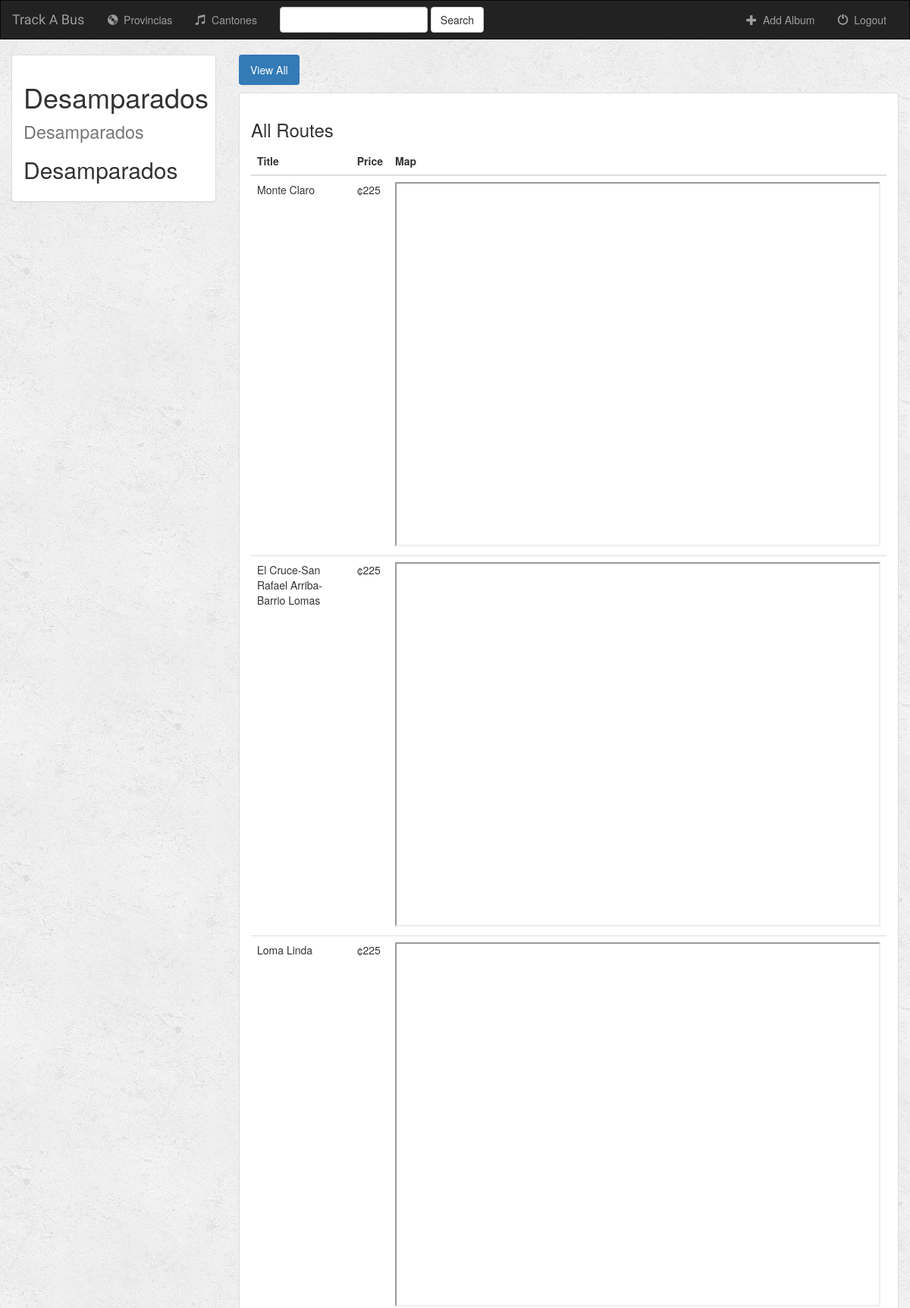
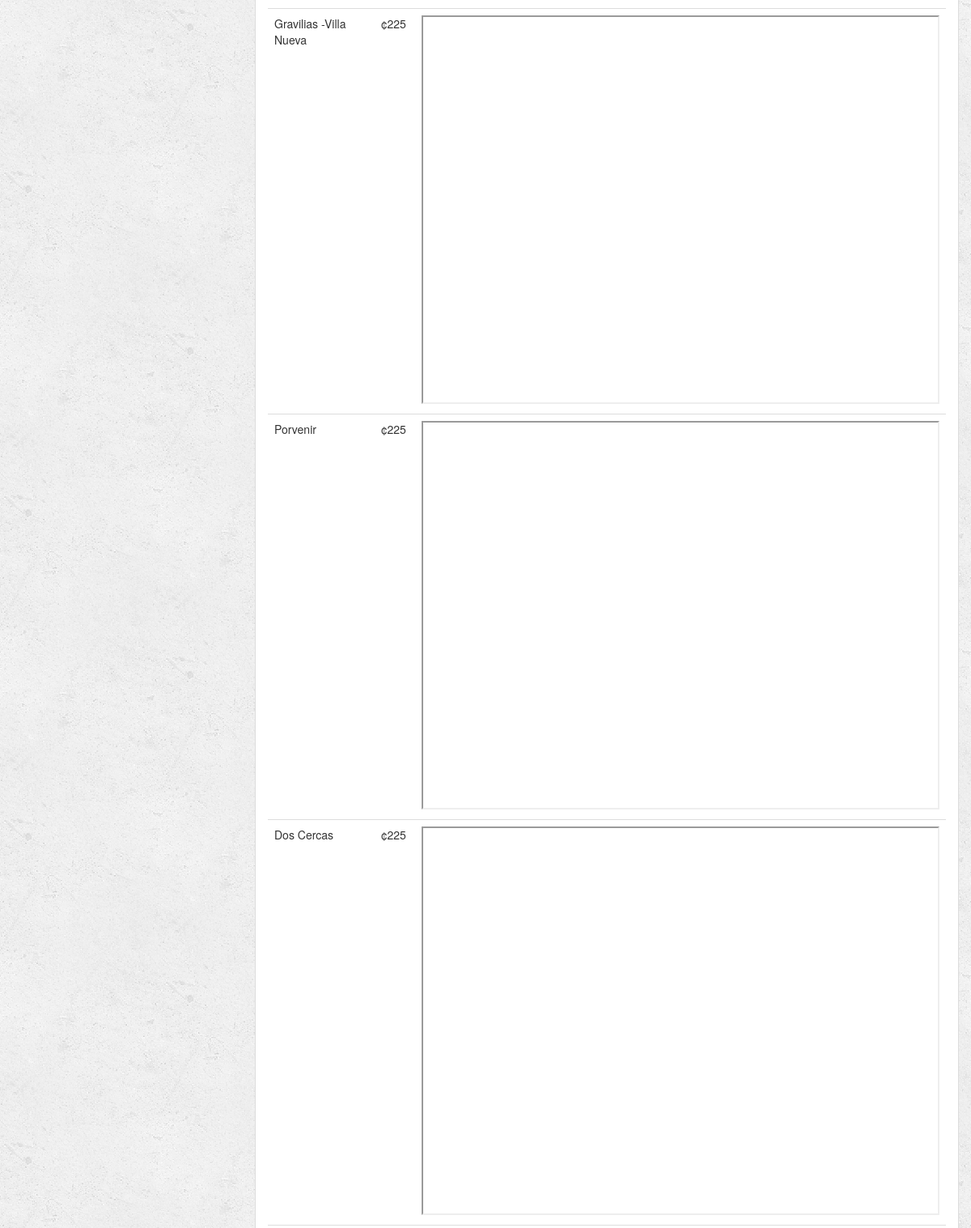
Screenshot of /music/routes/21 (signed in, upper part) with the database file from the repository (2 pictures, top to bottom).
### music/models.py (models this page shows, shortened)
class Song(models.Model):
    album = models.ForeignKey(Album, on_delete=models.CASCADE)
    song_title = models.CharField(max_length=250)
    audio_file = models.FileField(default='')
    is_favorite = models.BooleanField(default=False)

class Ruta(models.Model):
    city = models.ForeignKey(Song, on_delete=models.CASCADE)
    ruta_name = models.CharField(max_length=250)
    ruta_price = models.CharField(max_length=250)
    ruta_map = models.URLField(blank="True", null="True")
    is_favorite = models.BooleanField(default=False)

### music/views.py (the view)
# urls.py: url(r'^routes/(?P<song_id>[0-9]+)$', views.routes, name='routes'),
def routes(request, song_id):
    if not request.user.is_authenticated:
        return render(request, 'music/login.html')
    else:
        user = request.user
        song = get_object_or_404(Song, pk=song_id)
        return render(request, 'music/routes.html', {'song': song, 'user': user})

### music/templates/music/routes.html (shortened to what this page needs)
{% extends 'music/base.html' %}
{% block body %}
<div class="container-fluid songs-container">
    <div class="row">
        <div class="col-sm-4 col-md-3">
            <div class="panel panel-default">
                <div class="panel-body">
                    <h1>{{ song.song_title }} <small>{{ song.song_title }}</small></h1>
                    <h2>{{ song.song_title }}</h2>
                </div>
            </div>
        </div>
        <div class="col-sm-8 col-md-9">
            <ul class="nav nav-pills" style="margin-bottom: 10px;">
                <li role="presentation" class="active"><a href="{% url 'music:routes' song.id %}">View All</a></li>
            </ul>
            <div class="panel panel-default">
                <div class="panel-body">
                    <h3>All Routes</h3>
                    <table class="table">
                        <thead>
                        <tr>
                            <th>Title</th>
                            <th>Price</th>
                            <th>Map</th>
                        </tr>
                        </thead>
                        <tbody>
                        {% for ruta in song.ruta_set.all %}
                            <tr>
                                <td>{{ ruta.ruta_name }}</td>
                                <td>{{ ruta.ruta_price }}</td>
                                <td><iframe src="{{ ruta.ruta_map }}" width="640" height="480"></iframe></td>
                            </tr>
                        {% endfor %}
                        </tbody>
                    </table>
                </div>
            </div>
        </div>
    </div>
</div>
{% endblock %}

### music/static/music/style.css (style rules this page uses)
body { background: white url("images/background.png"); }

### rows the page displays
Song: song_title "Desamparados"
Ruta: ruta_name "Monte Claro", ruta_price "¢225"
Ruta: ruta_name "El Cruce-San Rafael Arriba- Barrio Lomas", ruta_price "¢225"
Ruta: ruta_name "Loma Linda", ruta_price "¢225"
Ruta: ruta_name "Gravilias -Villa Nueva", ruta_price "¢225"
Ruta: ruta_name "Porvenir", ruta_price "¢225"
Ruta: ruta_name "Dos Cercas", ruta_price "¢225"
